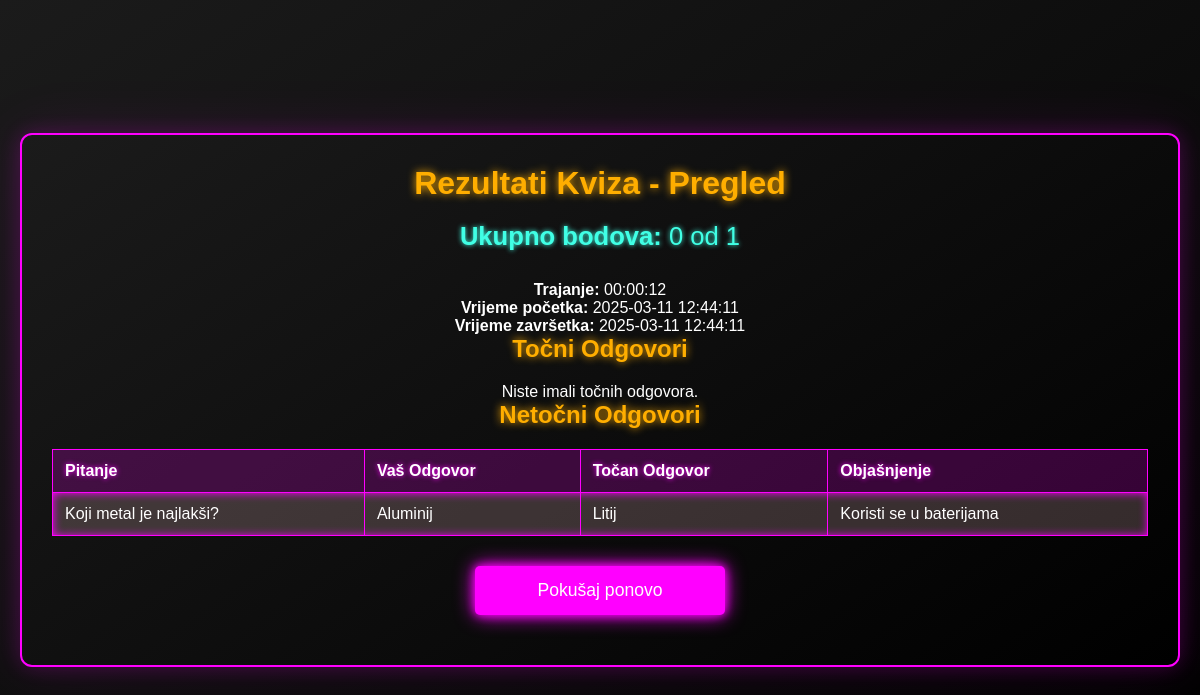
The page /forms.php?exam_id=35 on the database its author committed.
### tables this page shows
CREATE TABLE `ep_test` (
  `ID` int(11) NOT NULL,
  `korisnikID` int(11) NOT NULL,
  `kviz_id` int(11) NOT NULL,
  `rezultat` int(11) DEFAULT NULL,
  `ukupno_pitanja` int(11) DEFAULT NULL,
  `tocno_odgovori` int(11) DEFAULT NULL,
  `netocno_odgovori` int(11) DEFAULT NULL,
  `trajanje` time DEFAULT NULL,
  `broj_pokusaja` int(11) DEFAULT NULL,
  `kreirano` datetime DEFAULT current_timestamp(),
  `azurirano` datetime DEFAULT current_timestamp() ON UPDATE current_timestamp(),
  `vrijeme_pocetka` datetime NOT NULL,
  `vremensko_ogranicenje` int(11) NOT NULL,
  `vrijeme_kraja` datetime GENERATED ALWAYS AS (`vrijeme_pocetka` + interval `vremensko_ogranicenje` minute) STORED
);

CREATE TABLE `ep_test_odgovori` (
  `ID` int(11) NOT NULL,
  `test_id` int(11) NOT NULL,
  `question_text` text DEFAULT NULL,
  `user_answer_text` text DEFAULT NULL,
  `correct_answer_text` text DEFAULT NULL,
  `explanation` text DEFAULT NULL,
  `is_correct` tinyint(1) DEFAULT 0
);

### forms.php (the view, shortened to what this page needs)
<?php
if (isset($_GET['exam_id'])) {
    $exam_id = intval($_GET['exam_id']);
    $hostDB    = 'localhost';
    $db        = 'kviz2';
    $userDB    = 'root';
    $passDB    = '';
    $charset   = 'utf8mb4';
    $dsn = "mysql:host=$hostDB;dbname=$db;charset=$charset";
    $options = [
         PDO::ATTR_ERRMODE            => PDO::ERRMODE_EXCEPTION,
         PDO::ATTR_DEFAULT_FETCH_MODE => PDO::FETCH_ASSOC,
         PDO::ATTR_EMULATE_PREPARES   => false,
    ];
    try {
         $pdo = new PDO($dsn, $userDB, $passDB, $options);
    } catch (PDOException $e) {
         die("Greška pri spajanju na bazu: " . $e->getMessage());
    }
    $stmt = $pdo->prepare("SELECT * FROM ep_test WHERE ID = :exam_id LIMIT 1");
    $stmt->execute([':exam_id' => $exam_id]);
    $exam = $stmt->fetch();
    $stmt2 = $pdo->prepare("SELECT * FROM ep_test_odgovori WHERE test_id = :exam_id");
    $stmt2->execute([':exam_id' => $exam_id]);
    $allAnswers = $stmt2->fetchAll();
    $correctAnswers = [];
    $wrongAnswers   = [];
    foreach ($allAnswers as $row) {
        $entry = [
            "question"       => $row["question_text"],
            "your_answer"    => $row["user_answer_text"],
            "correct_answer" => $row["correct_answer_text"],
            "explanation"    => $row["explanation"]
        ];
        if ($row["is_correct"] == 1) {
            $correctAnswers[] = $entry;
        } else {
            $wrongAnswers[]   = $entry;
        }
    }
    $score           = $exam['rezultat'];
    $totalQuestions  = $exam['ukupno_pitanja'];
    $trajanje        = $exam['trajanje'];
    $vrijeme_pocetka = $exam['vrijeme_pocetka'];
    $vrijeme_kraja   = $exam['vrijeme_kraja'];
    ?>
    <!DOCTYPE html>
    <html>
    <head>
    </head>
    <body>
    <div class="results-container">
        <h1>Rezultati Kviza - Pregled</h1>
        <p class="score">
            <strong>Ukupno bodova:</strong> <?= htmlspecialchars($score) ?>
            od <?= htmlspecialchars($totalQuestions) ?>
        </p>
        <p style="text-align:center;">
            <strong>Trajanje:</strong> <?= htmlspecialchars($trajanje) ?><br>
            <strong>Vrijeme početka:</strong> <?= htmlspecialchars($vrijeme_pocetka) ?><br>
            <strong>Vrijeme završetka:</strong> <?= htmlspecialchars($vrijeme_kraja) ?>
        </p>
        <h2>Točni Odgovori</h2>
        <?php if (!empty($correctAnswers)) { ?>
            <table>
                <tr>
                    <th>Pitanje</th>
                    <th>Vaš Odgovor</th>
                    <th>Točan Odgovor</th>
                    <th>Objašnjenje</th>
                </tr>
                <?php foreach ($correctAnswers as $item) { ?>
                <tr class="correct">
                    <td><?= htmlspecialchars($item["question"]) ?></td>
                    <td><?= htmlspecialchars($item["your_answer"]) ?></td>
                    <td><?= htmlspecialchars($item["correct_answer"]) ?></td>
                    <td><?= htmlspecialchars($item["explanation"]) ?></td>
                </tr>
                <?php } ?>
            </table>
        <?php } else { ?>
            <p style="text-align:center;">Niste imali točnih odgovora.</p>
        <?php } ?>
        <h2>Netočni Odgovori</h2>
        <?php if (!empty($wrongAnswers)) { ?>
            <table>
                <tr>
                    <th>Pitanje</th>
                    <th>Vaš Odgovor</th>
                    <th>Točan Odgovor</th>
                    <th>Objašnjenje</th>
                </tr>
                <?php foreach ($wrongAnswers as $item) { ?>
                <tr class="incorrect">
                    <td><?= htmlspecialchars($item["question"]) ?></td>
                    <td><?= htmlspecialchars($item["your_answer"]) ?></td>
                    <td><?= htmlspecialchars($item["correct_answer"]) ?></td>
                    <td><?= htmlspecialchars($item["explanation"]) ?></td>
                </tr>
                <?php } ?>
            </table>
        <?php } else { ?>
            <p style="text-align:center;">Svi odgovori su točni!</p>
        <?php } ?>
        <form action="odabir_teme.php" method="post">
            <input type="submit" name="retry" value="Pokušaj ponovo" class="results-btn">
        </form>
    </div>
    </body>
    </html>
    <?php
    exit();
}
?>

### forms.php (style rules this page uses)
* { margin: 0; padding: 0; box-sizing: border-box; font-family: 'Poppins', sans-serif; }
body { background: #090909; background-image: linear-gradient(145deg, #1b1b1b, #000); color: #fff; display: flex; justify-content: center; align-items: center; min-height: 100vh; padding: 20px; }
.results-container { width: 100%; max-width: 1200px; background: linear-gradient(145deg, #1b1b1b, #000); border: 2px solid #ff00ff; box-shadow: 0 0 20px rgba(255, 0, 255, 0.2), 0 0 60px rgba(255, 0, 255, 0.1); border-radius: 12px; padding: 30px; }
h1, h2 { text-align: center; color: #ffae00; text-shadow: 0 0 8px #ffae00; margin-bottom: 20px; }
.score { text-align: center; font-size: 1.6rem; margin-bottom: 30px; color: #40ffe5; text-shadow: 0 0 5px #40ffe5; }
table { width: 100%; border-collapse: collapse; margin-bottom: 30px; }
th, td { padding: 12px; text-align: left; border: 1px solid #ff00ff; color: #fff; }
th { background-color: rgba(255, 0, 255, 0.2); text-shadow: 0 0 5px #ff00ff; }
.incorrect { background-color: rgba(255, 205, 210, 0.2); box-shadow: inset 0 0 10px #ff00ff; }
.results-btn { display: block; width: 250px; margin: 0 auto 20px auto; padding: 14px 28px; background-color: #ff00ff; color: #fff; border: none; border-radius: 5px; cursor: pointer; font-size: 1.1rem; text-align: center; box-shadow: 0 0 10px #ff00ff, 0 0 20px #ff00ff; transition: 0.3s ease; }

### rows shown on the page
ep_test: rezultat "0", ukupno_pitanja "1", trajanje "00:00:12", vrijeme_pocetka "2025-03-11 12:44:11", vrijeme_kraja "2025-03-11 12:44:11"
ep_test_odgovori: question_text "Koji metal je najlakši?", user_answer_text "Aluminij", correct_answer_text "Litij", explanation "Koristi se u baterijama"
